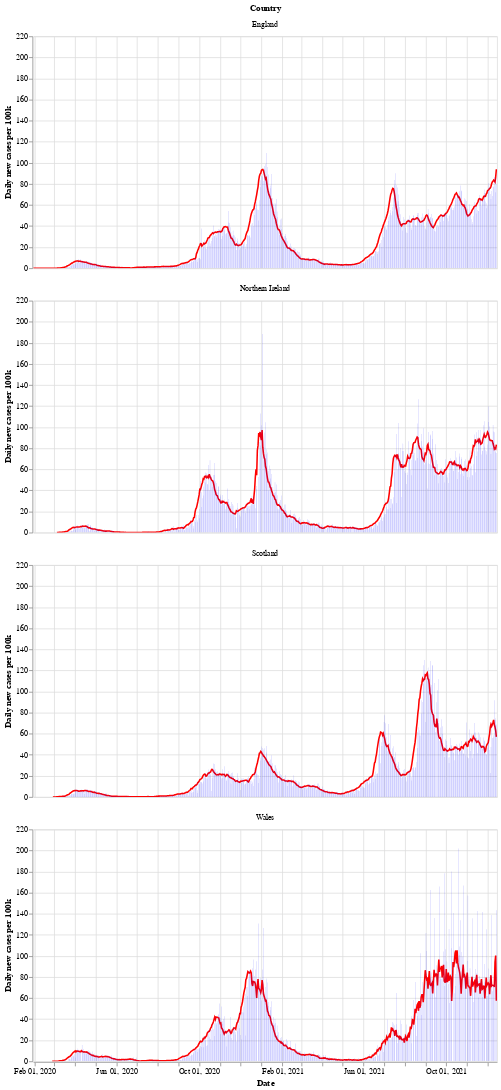

Write notebook code for a chart like this one.
### Markdown cell above
Next is a bar chart of the number of new cases in each country (per 100k population), with the 7 day moving average of cases. Again we see that Wales saw a longer period of raising and falling cases compared to the other countries.

After a period of cases falling, each nation is now seeing a rise in the number of cases - especially in Wales.

### Code cell
# collapse
bars = alt.Chart(uk_cases).mark_bar().encode(
    x=alt.X("yearmonthdate(date):T", axis=alt.Axis(title='Date')),
    y=alt.Y("newCasesRate:Q", axis=alt.Axis(title='Daily new cases per 100k')),
    tooltip='newCasesRate',
    color=alt.condition(
        alt.datum.dailyChange > 0,
        alt.value("orange"),  # The positive color
        alt.value("blue")  # The negative color
    )
).properties(title='New cases per 100k population with rolling 7 day average', width=600).interactive()
line = alt.Chart(uk_cases).mark_line(
    color='red',
    size=2,
).transform_window(
    rolling_mean='mean(newCasesRate)',
    frame=[0, 7],
    groupby=['areaName']
).encode(
    x='yearmonthdate(date):T',
    y='rolling_mean:Q'
)
alt.layer(line, bars, data=uk_cases).facet(alt.Row('areaName', title='Country'), columns=1)

### Figure 1 — Vega-Lite specification as saved in the notebook (floating-point values rounded to 4 significant figures; data arrays with more than 128 entries replaced by an {"elided": "..."} marker saying what was removed)
{"config": {"view": {"continuousWidth": 400, "continuousHeight": 300}}, "data": {"name": "data-8ecfaccde208afecca72c3fb23e8ee13"}, "facet": {"type": "nominal", "field": "areaName", "title": "Country"}, "spec": {"layer": [{"mark": {"type": "line", "color": "red", "size": 2}, "encoding": {"x": {"type": "temporal", "field": "date", "timeUnit": "yearmonthdate"}, "y": {"type": "quantitative", "field": "rolling_mean"}}, "transform": [{"window": [{"op": "mean", "field": "newCasesRate", "as": "rolling_mean"}], "frame": [0, 7], "groupby": ["areaName"]}]}, {"mark": "bar", "encoding": {"color": {"condition": {"value": "orange", "test": "(datum.dailyChange > 0)"}, "value": "blue"}, "tooltip": {"type": "quantitative", "field": "newCasesRate"}, "x": {"type": "temporal", "axis": {"title": "Date"}, "field": "date", "timeUnit": "yearmonthdate"}, "y": {"type": "quantitative", "axis": {"title": "Daily new cases per 100k"}, "field": "newCasesRate"}}, "selection": {"selector002": {"type": "interval", "bind": "scales", "encodings": ["x", "y"]}}, "title": "New cases per 100k population with rolling 7 day average", "width": 600}]}, "columns": 1, "$schema": "https://vega.github.io/schema/vega-lite/v4.8.1.json", "datasets": {"data-8ecfaccde208afecca72c3fb23e8ee13": {"elided": "2648 records"}}}
